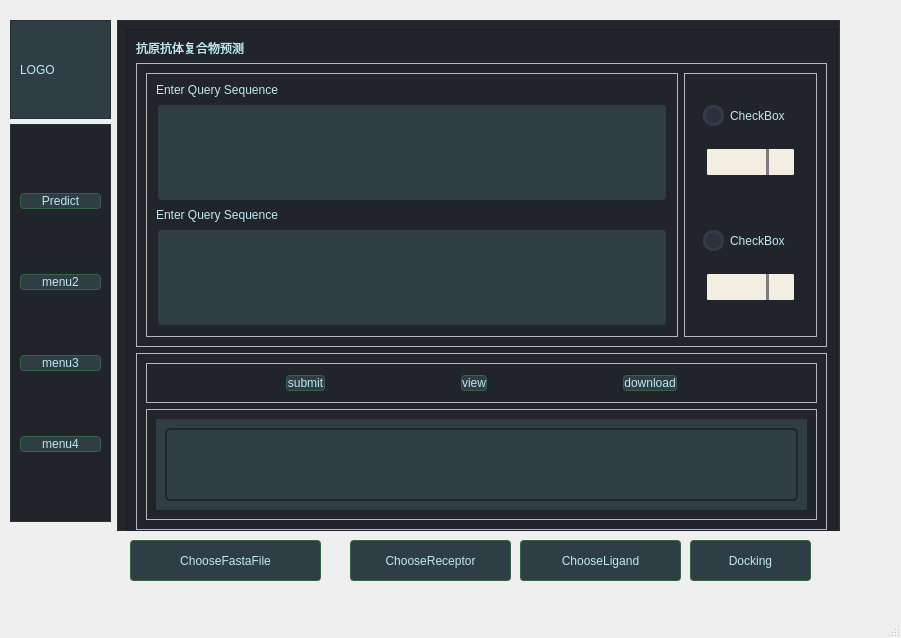
<?xml version="1.0" encoding="UTF-8"?>
<ui version="4.0">
 <class>MainWindow</class>
 <widget class="QMainWindow" name="MainWindow">
  <property name="geometry">
   <rect>
    <x>0</x>
    <y>0</y>
    <width>901</width>
    <height>638</height>
   </rect>
  </property>
  <property name="windowTitle">
   <string>MainWindow</string>
  </property>
  <widget class="QWidget" name="centralwidget">
   <property name="styleSheet">
    <string notr="true">QWidget{
	color: rgb(190, 232, 240);
	font: 20px &quot;Segoe UI&quot;;
}

#frame{
background-color: rgb(33, 37, 43);
}

#page_0{
background-color: rgb(47, 62, 69);
	border: 1px solid rgb(44, 49, 58);
}
#page_1{
background-color: rgb(33, 37, 43);
	border: 1px solid rgb(44, 49, 58);
}
#page_2{
background-color: rgb(33, 37, 43);
	border: 1px solid rgb(44, 49, 58);
}
#page_4{
background-color: rgb(47, 62, 69);
	border: 1px solid rgb(44, 49, 58);
}
#page_3{
background-color: rgb(33, 37, 43);
	border: 1px solid rgb(44, 49, 58);
}
#page_5{
background-color: rgb(47, 62, 69);
	border: 1px solid rgb(44, 49, 58);
}
#leftmenu{
background-color: rgb(33, 37, 43);
	border: 1px solid rgb(44, 49, 58);
}

/* /////////////////////////////////////////////////////////////////////////////////////////////////
Tooltip */
QToolTip {
	color: #ffffff;
	background-color: rgba(33, 37, 43, 180);
	border: 1px solid rgb(44, 49, 58);
	background-image: none;
	background-position: left center;
    background-repeat: no-repeat;
	border: none;
	border-left: 2px solid rgb(255, 121, 198);
	text-align: left;
	padding-left: 8px;
	margin: 0px;
}

/* /////////////////////////////////////////////////////////////////////////////////////////////////
Bg App */
#bgApp {	
	background-color: rgb(40, 44, 52);
	border: 1px solid rgb(44, 49, 58);
}

/* /////////////////////////////////////////////////////////////////////////////////////////////////
Left Menu */


#titleLeftApp { font: 63 12pt &quot;Segoe UI Semibold&quot;; }
#titleLeftDescription { font: 8pt &quot;Segoe UI&quot;; color: rgb(189, 147, 249); }

/* MENUS */

#leftMenuFrame{
	border-top: 3px solid rgb(44, 49, 58);
}

/* Toggle Button */
#toggleButton {
	background-position: left center;
    background-repeat: no-repeat;
	border: none;
	border-left: 20px solid transparent;
	background-color: rgb(47, 62, 69);
	text-align: left;
	padding-left: 44px;
	color: rgb(113, 126, 149);
}
#toggleButton:hover {
	background-color: rgb(40, 44, 52);
}
#toggleButton:pressed {
	background-color: rgb(189, 147, 249);
}

/* Title Menu */
#titleRightInfo { padding-left: 10px; }

/* /////////////////////////////////////////////////////////////////////////////////////////////////
Extra Tab */
#extraLeftBox {	
	background-color: rgb(44, 49, 58);
}
#extraTopBg{	
	background-color: rgb(189, 147, 249)
}


/* Label */
#extraLabel { color: rgb(255, 255, 255); }


/* /////////////////////////////////////////////////////////////////////////////////////////////////
LineEdit */
QLineEdit {
	background-color: rgb(33, 37, 43);
	border-radius: 5px;
	border: 2px solid rgb(33, 37, 43);
	padding-left: 10px;
	selection-color: rgb(255, 255, 255);
	selection-background-color: rgb(255, 121, 198);
}
QLineEdit:hover {
	border: 2px solid rgb(64, 71, 88);
}
QLineEdit:focus {
	border: 2px solid rgb(91, 101, 124);
}

/* /////////////////////////////////////////////////////////////////////////////////////////////////
PlainTextEdit */
QPlainTextEdit {
	background-color: rgb(47, 62, 69);
	border-radius: 5px;
	border: 2px solid rgb(33, 37, 43);
	padding: 10px;
	selection-color: rgb(255, 255, 255);
	selection-background-color: rgb(255, 121, 198);
}
QPlainTextEdit  QScrollBar:vertical {
    width: 8px;
 }
QPlainTextEdit  QScrollBar:horizontal {
    height: 8px;
 }
QPlainTextEdit:hover {
	border: 2px solid rgb(64, 71, 88);
}
QPlainTextEdit:focus {
	border: 2px solid rgb(91, 101, 124);
}

/* /////////////////////////////////////////////////////////////////////////////////////////////////
ScrollBars */
QScrollBar:horizontal {
    border: none;
    background: rgb(52, 59, 72);
    height: 8px;
    margin: 0px 21px 0 21px;
	border-radius: 0px;
}
QScrollBar::handle:horizontal {
    background: rgb(189, 147, 249);
    min-width: 25px;
	border-radius: 4px
}
QScrollBar::add-line:horizontal {
    border: none;
    background: rgb(0, 0, 77);
    width: 20px;
	border-top-right-radius: 4px;
    border-bottom-right-radius: 4px;
    subcontrol-position: right;
    subcontrol-origin: margin;
}
QScrollBar::sub-line:horizontal {
    border: none;
    background: rgb(55, 63, 77);
    width: 20px;
	border-top-left-radius: 4px;
    border-bottom-left-radius: 4px;
    subcontrol-position: left;
    subcontrol-origin: margin;
}
QScrollBar::up-arrow:horizontal, QScrollBar::down-arrow:horizontal
{
     background: none;
}
QScrollBar::add-page:horizontal, QScrollBar::sub-page:horizontal
{
     background: none;
}
 QScrollBar:vertical {
	border: none;
    background: rgb(52, 59, 72);
    width: 8px;
    margin: 21px 0 21px 0;
	border-radius: 0px;
 }
 QScrollBar::handle:vertical {	
	background: rgb(190, 232, 240);
    min-height: 25px;
	border-radius: 4px
 }
 QScrollBar::add-line:vertical {
     border: none;
    background: rgb(55, 63, 77);
     height: 20px;
	border-bottom-left-radius: 4px;
    border-bottom-right-radius: 4px;
     subcontrol-position: bottom;
     subcontrol-origin: margin;
 }
 QScrollBar::sub-line:vertical {
	border: none;
    background: rgb(55, 63, 77);
     height: 20px;
	border-top-left-radius: 4px;
    border-top-right-radius: 4px;
     subcontrol-position: top;
     subcontrol-origin: margin;
 }
 QScrollBar::up-arrow:vertical, QScrollBar::down-arrow:vertical {
     background: none;
 }

 QScrollBar::add-page:vertical, QScrollBar::sub-page:vertical {
     background: none;
 }

/* /////////////////////////////////////////////////////////////////////////////////////////////////
CheckBox */
QCheckBox::indicator {
    border: 3px solid rgb(52, 59, 72);
	width: 15px;
	height: 15px;
	border-radius: 10px;
    background: rgb(44, 49, 60);
}
QCheckBox::indicator:hover {
    border: 3px solid rgb(58, 66, 81);
}
QCheckBox::indicator:checked {
    background: 3px solid rgb(52, 59, 72);
	border: 3px solid rgb(52, 59, 72);	
	background-image: url(:/icons/images/icons/cil-check-alt.png);
}

/* /////////////////////////////////////////////////////////////////////////////////////////////////
RadioButton */
QRadioButton::indicator {
    border: 3px solid rgb(52, 59, 72);
	width: 15px;
	height: 15px;
	border-radius: 10px;
    background: rgb(44, 49, 60);
}
QRadioButton::indicator:hover {
    border: 3px solid rgb(58, 66, 81);
}
QRadioButton::indicator:checked {
    background: 3px solid rgb(94, 106, 130);
	border: 3px solid rgb(52, 59, 72);	
}

/* /////////////////////////////////////////////////////////////////////////////////////////////////
ComboBox */
QComboBox{
	background-color:rgb(244, 238, 226);

	border-radius: 5px;
	border: 4px solid rgb(33, 37, 43);
	padding: 5px;
	padding-left: 10px;
color:rgb(0, 170, 127);
}
QComboBox:hover{
	border: 2px solid rgb(64, 71, 88);
}
QComboBox::drop-down {
	subcontrol-origin: padding;
	subcontrol-position: top right;
	width: 25px; 
	border-left-width: 3px;
	border-left-color: rgba(39, 44, 54, 150);
	border-left-style: solid;
	border-top-right-radius: 3px;
	border-bottom-right-radius: 3px;	
	
	background-position: center;
	background-repeat: no-reperat;
 }
QComboBox QAbstractItemView {
	color: rgb(255, 121, 198);	
	background-color: rgb(33, 37, 43);
	padding: 10px;
	selection-background-color: rgb(39, 44, 54);
}

/* /////////////////////////////////////////////////////////////////////////////////////////////////
Button */
QPushButton {
	border: 2px solid rgb(52, 99, 72);
	border-radius: 3px;	
	border-style:double;
	background-color: rgb(47, 62, 69);
	border-width:1px
}
QPushButton:hover {
/*	background-color: rgb(57, 65, 80);*/
	border: 2px solid rgb(61, 70, 86);
	border-style:double;
	background-color: rgb(191, 207, 228);

}
QPushButton:pressed {	
	background-color: rgb(197, 233, 199);
	border-style:double;
	border: 2px solid rgb(43, 50, 61);
}



</string>
   </property>
   <widget class="QWidget" name="totalwidget" native="true">
    <property name="geometry">
     <rect>
      <x>10</x>
      <y>20</y>
      <width>830</width>
      <height>511</height>
     </rect>
    </property>
    <property name="minimumSize">
     <size>
      <width>830</width>
      <height>511</height>
     </size>
    </property>
    <property name="maximumSize">
     <size>
      <width>830</width>
      <height>511</height>
     </size>
    </property>
    <layout class="QHBoxLayout" name="horizontalLayout_7">
     <item>
      <widget class="QWidget" name="leftBox" native="true">
       <property name="minimumSize">
        <size>
         <width>101</width>
         <height>511</height>
        </size>
       </property>
       <property name="maximumSize">
        <size>
         <width>101</width>
         <height>511</height>
        </size>
       </property>
       <property name="styleSheet">
        <string notr="true">QLabel{
    border-width:2px 5px 10px 15px;
    border-width:2px 10px;  // 上下  左右
    border-style:solid;
    border-color:red;
}</string>
       </property>
       <layout class="QVBoxLayout" name="verticalLayout_2">
        <property name="spacing">
         <number>5</number>
        </property>
        <property name="leftMargin">
         <number>0</number>
        </property>
        <property name="topMargin">
         <number>0</number>
        </property>
        <property name="rightMargin">
         <number>0</number>
        </property>
        <property name="bottomMargin">
         <number>9</number>
        </property>
        <item>
         <widget class="QFrame" name="logo">
          <property name="sizePolicy">
           <sizepolicy hsizetype="Preferred" vsizetype="Expanding">
            <horstretch>0</horstretch>
            <verstretch>1</verstretch>
           </sizepolicy>
          </property>
          <property name="styleSheet">
           <string notr="true">background-color: rgb(47, 62, 69);</string>
          </property>
          <property name="frameShape">
           <enum>QFrame::StyledPanel</enum>
          </property>
          <property name="frameShadow">
           <enum>QFrame::Raised</enum>
          </property>
          <layout class="QVBoxLayout" name="verticalLayout_6">
           <item>
            <widget class="QLabel" name="logolabel">
             <property name="styleSheet">
              <string notr="true">background-color: rgb(47, 62, 69);</string>
             </property>
             <property name="text">
              <string>LOGO</string>
             </property>
            </widget>
           </item>
          </layout>
         </widget>
        </item>
        <item>
         <widget class="QFrame" name="leftmenu">
          <property name="sizePolicy">
           <sizepolicy hsizetype="Preferred" vsizetype="Expanding">
            <horstretch>0</horstretch>
            <verstretch>4</verstretch>
           </sizepolicy>
          </property>
          <property name="frameShape">
           <enum>QFrame::StyledPanel</enum>
          </property>
          <property name="frameShadow">
           <enum>QFrame::Raised</enum>
          </property>
          <layout class="QVBoxLayout" name="verticalLayout_5">
           <item>
            <widget class="QPushButton" name="pushButton_7">
             <property name="text">
              <string>Predict</string>
             </property>
            </widget>
           </item>
           <item>
            <widget class="QPushButton" name="pushButton_5">
             <property name="text">
              <string>menu2</string>
             </property>
            </widget>
           </item>
           <item>
            <widget class="QPushButton" name="pushButton_4">
             <property name="text">
              <string>menu3</string>
             </property>
            </widget>
           </item>
           <item>
            <widget class="QPushButton" name="pushButton_6">
             <property name="text">
              <string>menu4</string>
             </property>
            </widget>
           </item>
          </layout>
         </widget>
        </item>
       </layout>
      </widget>
     </item>
     <item>
      <widget class="QStackedWidget" name="contentBox">
       <property name="minimumSize">
        <size>
         <width>715</width>
         <height>511</height>
        </size>
       </property>
       <property name="currentIndex">
        <number>0</number>
       </property>
       <widget class="QWidget" name="page_1">
        <layout class="QHBoxLayout" name="horizontalLayout_6">
         <item>
          <widget class="QFrame" name="frame">
           <property name="minimumSize">
            <size>
             <width>711</width>
             <height>511</height>
            </size>
           </property>
           <property name="maximumSize">
            <size>
             <width>711</width>
             <height>511</height>
            </size>
           </property>
           <property name="frameShape">
            <enum>QFrame::StyledPanel</enum>
           </property>
           <property name="frameShadow">
            <enum>QFrame::Raised</enum>
           </property>
           <layout class="QVBoxLayout" name="verticalLayout">
            <item>
             <widget class="QLabel" name="label_2">
              <property name="text">
               <string>抗原抗体复合物预测</string>
              </property>
             </widget>
            </item>
            <item>
             <widget class="QFrame" name="frame_5">
              <property name="frameShape">
               <enum>QFrame::StyledPanel</enum>
              </property>
              <property name="frameShadow">
               <enum>QFrame::Raised</enum>
              </property>
              <layout class="QHBoxLayout" name="horizontalLayout_4">
               <item>
                <widget class="QFrame" name="frame_6">
                 <property name="sizePolicy">
                  <sizepolicy hsizetype="Expanding" vsizetype="Expanding">
                   <horstretch>4</horstretch>
                   <verstretch>3</verstretch>
                  </sizepolicy>
                 </property>
                 <property name="frameShape">
                  <enum>QFrame::StyledPanel</enum>
                 </property>
                 <property name="frameShadow">
                  <enum>QFrame::Raised</enum>
                 </property>
                 <layout class="QVBoxLayout" name="verticalLayout_4">
                  <item>
                   <widget class="QLabel" name="label_4">
                    <property name="text">
                     <string>Enter Query Sequence</string>
                    </property>
                   </widget>
                  </item>
                  <item>
                   <widget class="QPlainTextEdit" name="plainTextEdit"/>
                  </item>
                  <item>
                   <widget class="QLabel" name="label_3">
                    <property name="text">
                     <string>Enter Query Sequence</string>
                    </property>
                   </widget>
                  </item>
                  <item>
                   <widget class="QPlainTextEdit" name="plainTextEdit_2"/>
                  </item>
                 </layout>
                </widget>
               </item>
               <item>
                <widget class="QFrame" name="frame_7">
                 <property name="sizePolicy">
                  <sizepolicy hsizetype="Expanding" vsizetype="Expanding">
                   <horstretch>1</horstretch>
                   <verstretch>0</verstretch>
                  </sizepolicy>
                 </property>
                 <property name="frameShape">
                  <enum>QFrame::StyledPanel</enum>
                 </property>
                 <property name="frameShadow">
                  <enum>QFrame::Raised</enum>
                 </property>
                 <layout class="QVBoxLayout" name="verticalLayout_7">
                  <item>
                   <widget class="QWidget" name="widget_3" native="true">
                    <layout class="QVBoxLayout" name="verticalLayout_9">
                     <item>
                      <widget class="QCheckBox" name="checkBox_2">
                       <property name="text">
                        <string>CheckBox</string>
                       </property>
                      </widget>
                     </item>
                     <item>
                      <widget class="QComboBox" name="comboBox_2"/>
                     </item>
                    </layout>
                   </widget>
                  </item>
                  <item>
                   <widget class="QWidget" name="widget_2" native="true">
                    <layout class="QVBoxLayout" name="verticalLayout_8">
                     <item>
                      <widget class="QCheckBox" name="checkBox">
                       <property name="text">
                        <string>CheckBox</string>
                       </property>
                      </widget>
                     </item>
                     <item>
                      <widget class="QComboBox" name="comboBox"/>
                     </item>
                    </layout>
                   </widget>
                  </item>
                 </layout>
                </widget>
               </item>
              </layout>
             </widget>
            </item>
            <item>
             <widget class="QFrame" name="frame_2">
              <property name="frameShape">
               <enum>QFrame::StyledPanel</enum>
              </property>
              <property name="frameShadow">
               <enum>QFrame::Raised</enum>
              </property>
              <layout class="QVBoxLayout" name="verticalLayout_3">
               <item>
                <widget class="QFrame" name="frame_3">
                 <property name="sizePolicy">
                  <sizepolicy hsizetype="Expanding" vsizetype="Expanding">
                   <horstretch>0</horstretch>
                   <verstretch>1</verstretch>
                  </sizepolicy>
                 </property>
                 <property name="frameShape">
                  <enum>QFrame::StyledPanel</enum>
                 </property>
                 <property name="frameShadow">
                  <enum>QFrame::Raised</enum>
                 </property>
                 <layout class="QHBoxLayout" name="horizontalLayout_3">
                  <item>
                   <spacer name="horizontalSpacer_2">
                    <property name="orientation">
                     <enum>Qt::Horizontal</enum>
                    </property>
                    <property name="sizeHint" stdset="0">
                     <size>
                      <width>156</width>
                      <height>20</height>
                     </size>
                    </property>
                   </spacer>
                  </item>
                  <item>
                   <widget class="QPushButton" name="pushButton">
                    <property name="text">
                     <string>submit</string>
                    </property>
                   </widget>
                  </item>
                  <item>
                   <spacer name="horizontalSpacer_5">
                    <property name="orientation">
                     <enum>Qt::Horizontal</enum>
                    </property>
                    <property name="sizeHint" stdset="0">
                     <size>
                      <width>156</width>
                      <height>20</height>
                     </size>
                    </property>
                   </spacer>
                  </item>
                  <item>
                   <widget class="QPushButton" name="pushButton_2">
                    <property name="text">
                     <string>view</string>
                    </property>
                   </widget>
                  </item>
                  <item>
                   <spacer name="horizontalSpacer_4">
                    <property name="orientation">
                     <enum>Qt::Horizontal</enum>
                    </property>
                    <property name="sizeHint" stdset="0">
                     <size>
                      <width>156</width>
                      <height>20</height>
                     </size>
                    </property>
                   </spacer>
                  </item>
                  <item>
                   <widget class="QPushButton" name="pushButton_3">
                    <property name="text">
                     <string>download</string>
                    </property>
                   </widget>
                  </item>
                  <item>
                   <spacer name="horizontalSpacer_3">
                    <property name="orientation">
                     <enum>Qt::Horizontal</enum>
                    </property>
                    <property name="sizeHint" stdset="0">
                     <size>
                      <width>156</width>
                      <height>20</height>
                     </size>
                    </property>
                   </spacer>
                  </item>
                 </layout>
                </widget>
               </item>
               <item>
                <widget class="QFrame" name="frame_4">
                 <property name="sizePolicy">
                  <sizepolicy hsizetype="Preferred" vsizetype="Preferred">
                   <horstretch>0</horstretch>
                   <verstretch>3</verstretch>
                  </sizepolicy>
                 </property>
                 <property name="frameShape">
                  <enum>QFrame::StyledPanel</enum>
                 </property>
                 <property name="frameShadow">
                  <enum>QFrame::Raised</enum>
                 </property>
                 <layout class="QHBoxLayout" name="horizontalLayout_2">
                  <item>
                   <widget class="QStackedWidget" name="stackedWidget">
                    <property name="sizePolicy">
                     <sizepolicy hsizetype="Expanding" vsizetype="Expanding">
                      <horstretch>0</horstretch>
                      <verstretch>3</verstretch>
                     </sizepolicy>
                    </property>
                    <property name="styleSheet">
                     <string notr="true">background-color: rgb(47, 62, 69);</string>
                    </property>
                    <property name="currentIndex">
                     <number>0</number>
                    </property>
                    <widget class="QWidget" name="page">
                     <layout class="QHBoxLayout" name="horizontalLayout">
                      <item>
                       <widget class="QPlainTextEdit" name="plainTextEdit_3">
                        <property name="styleSheet">
                         <string notr="true">background-color: rgb(47, 62, 69);</string>
                        </property>
                       </widget>
                      </item>
                     </layout>
                    </widget>
                    <widget class="QWidget" name="page_2">
                     <layout class="QHBoxLayout" name="horizontalLayout_5">
                      <item>
                       <widget class="QPlainTextEdit" name="plainTextEdit_4"/>
                      </item>
                     </layout>
                    </widget>
                   </widget>
                  </item>
                 </layout>
                </widget>
               </item>
              </layout>
             </widget>
            </item>
           </layout>
          </widget>
         </item>
        </layout>
       </widget>
       <widget class="QWidget" name="page_3"/>
      </widget>
     </item>
    </layout>
   </widget>
   <widget class="QPushButton" name="btn_choose_file">
    <property name="geometry">
     <rect>
      <x>130</x>
      <y>540</y>
      <width>191</width>
      <height>41</height>
     </rect>
    </property>
    <property name="text">
     <string>ChooseFastaFile</string>
    </property>
   </widget>
   <widget class="QPushButton" name="btn_chooseReceptor">
    <property name="geometry">
     <rect>
      <x>350</x>
      <y>540</y>
      <width>161</width>
      <height>41</height>
     </rect>
    </property>
    <property name="text">
     <string>ChooseReceptor</string>
    </property>
   </widget>
   <widget class="QPushButton" name="btn_chooseLigand">
    <property name="geometry">
     <rect>
      <x>520</x>
      <y>540</y>
      <width>161</width>
      <height>41</height>
     </rect>
    </property>
    <property name="text">
     <string>ChooseLigand</string>
    </property>
   </widget>
   <widget class="QPushButton" name="btn_docking">
    <property name="geometry">
     <rect>
      <x>690</x>
      <y>540</y>
      <width>121</width>
      <height>41</height>
     </rect>
    </property>
    <property name="text">
     <string>Docking</string>
    </property>
   </widget>
  </widget>
  <widget class="QMenuBar" name="menubar">
   <property name="geometry">
    <rect>
     <x>0</x>
     <y>0</y>
     <width>901</width>
     <height>26</height>
    </rect>
   </property>
  </widget>
  <widget class="QStatusBar" name="statusbar"/>
 </widget>
 <resources/>
 <connections/>
</ui>
